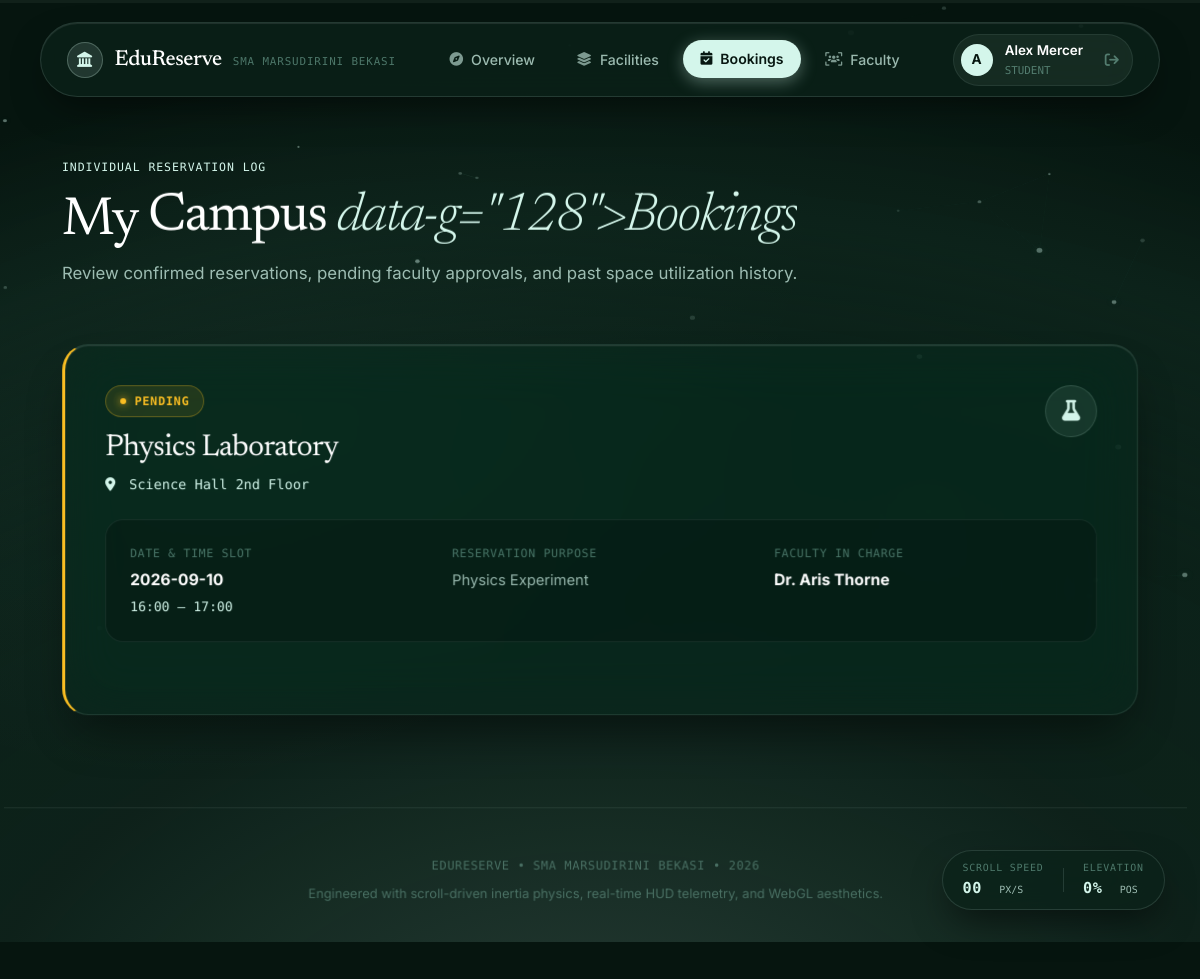
Screenshot of /my-bookings (signed in) with the database file from the repository.
### tables this page shows
CREATE TABLE users (
        id INTEGER PRIMARY KEY AUTOINCREMENT,
        name TEXT NOT NULL,
        email TEXT UNIQUE NOT NULL,
        password_hash TEXT NOT NULL,
        role TEXT NOT NULL,
        student_id_number TEXT UNIQUE,
        grade_level TEXT,
        homeroom_teacher_id INTEGER,
        homeroom_classroom_id INTEGER,
        department TEXT,
        office_location TEXT,
        contact_phone TEXT,
        office_hours TEXT,
        assigned_homeroom_classroom_id INTEGER
    );

CREATE TABLE bookings (
        id INTEGER PRIMARY KEY AUTOINCREMENT,
        primary_student_id INTEGER NOT NULL,
        co_booker_ids TEXT,
        room_id INTEGER NOT NULL,
        booking_date TEXT NOT NULL,
        start_time TEXT NOT NULL,
        end_time TEXT NOT NULL,
        purpose TEXT NOT NULL,
        teacher_in_charge_id INTEGER NOT NULL,
        homeroom_teacher_id INTEGER NOT NULL,
        status TEXT NOT NULL DEFAULT 'PENDING',
        checked_in_at TEXT,
        checked_in_by_student_id INTEGER,
        checked_out_at TEXT,
        grace_period_extended INTEGER DEFAULT 0,
        prompt_sent_at TEXT,
        extension_status TEXT DEFAULT 'NONE',
        extension_minutes INTEGER DEFAULT 0,
        created_at TEXT NOT NULL,
        FOREIGN KEY (primary_student_id) REFERENCES users (id),
        FOREIGN KEY (room_id) REFERENCES rooms (id)
    );

CREATE TABLE rooms (
        id INTEGER PRIMARY KEY AUTOINCREMENT,
        name TEXT NOT NULL,
        category TEXT NOT NULL,
        capacity INTEGER NOT NULL,
        location TEXT NOT NULL,
        teacher_in_charge_id INTEGER NOT NULL,
        qr_pin TEXT NOT NULL DEFAULT '1234',
        requires_after_hours_only INTEGER NOT NULL DEFAULT 0,
        description TEXT,
        icon TEXT,
        extra_data TEXT
    );

### app.py (the view)
@app.route('/my-bookings')
def my_bookings():
    user = get_current_user()
    if not user or not user.is_student():
        return redirect(url_for('login'))
    user_bookings = BookingService.get_user_bookings(user.id)
    bookings_data = []
    for b in user_bookings:
        rm = RoomService.get_room_by_id(b.room_id)
        tic = AuthService.get_user_by_id(b.teacher_in_charge_id)
        bookings_data.append({'booking': b, 'room': rm, 'tic': tic})
    return render_template('my_bookings.html', active_page='my_bookings', bookings=bookings_data)

### app.py (called while the page is built)
def get_current_user():
    user_id = session.get('user_id')
    if not user_id:
        return None
    return AuthService.get_user_by_id(user_id)

@app.context_processor
def inject_user():
    return dict(current_user=get_current_user())

### database.py (called while the page is built)
def get_db():
    conn = sqlite3.connect(Config.DATABASE_PATH)
    conn.row_factory = sqlite3.Row
    conn.execute("PRAGMA journal_mode=WAL;")
    return conn

### models/booking.py (called while the page is built)
    def is_authorized_student(self, student_id, student_number=None):
        if str(self.primary_student_id) == str(student_id):
            return True
        if student_number and student_number in self.co_booker_ids:
            return True
        if str(student_id) in [str(x) for x in self.co_booker_ids]:
            return True
        return False

### models/user.py (called while the page is built)
    def is_student(self):
        return self.role == 'student'

    def is_teacher(self):
        return self.role == 'teacher'

### services/auth_service.py (called while the page is built)
    @staticmethod
    def get_user_by_id(user_id):
        conn = get_db()
        cursor = conn.cursor()
        cursor.execute("SELECT * FROM users WHERE id = ?", (user_id,))
        row = cursor.fetchone()
        conn.close()
        if not row:
            return None
        return AuthService._instantiate_user(row)

### services/booking_service.py (called while the page is built)
    @staticmethod
    def _instantiate_booking(row):
        return Booking(
            id=row['id'], primary_student_id=row['primary_student_id'],
            co_booker_ids=row['co_booker_ids'], room_id=row['room_id'],
            booking_date=row['booking_date'], start_time=row['start_time'], end_time=row['end_time'],
            purpose=row['purpose'], teacher_in_charge_id=row['teacher_in_charge_id'],
            homeroom_teacher_id=row['homeroom_teacher_id'], status=row['status'],
            checked_in_at=row['checked_in_at'], checked_in_by_student_id=row['checked_in_by_student_id'],
            checked_out_at=row['checked_out_at'], grace_period_extended=bool(row['grace_period_extended']),
            prompt_sent_at=row['prompt_sent_at'], extension_status=row['extension_status'],
            extension_minutes=row['extension_minutes'], created_at=row['created_at']
        )

### services/room_service.py (called while the page is built)
    @staticmethod
    def get_room_by_id(room_id):
        conn = get_db()
        cursor = conn.cursor()
        cursor.execute("SELECT * FROM rooms WHERE id = ?", (room_id,))
        row = cursor.fetchone()
        conn.close()
        if not row:
            return None
        return RoomService._instantiate_room(row)

### templates/my_bookings.html (shortened to what this page needs)
{% extends 'base.html' %}
{% block content %}
<div class="spacious-hero">
    <div>
        <span class="mono-tag" style="margin-bottom: 0.6rem;">
            INDIVIDUAL RESERVATION LOG
        </span>
        <h1 class="spacious-hero-title">
            My Campus <em>Bookings</em>
        </h1>
        <p style="color: var(--text-secondary); font-size: 1.05rem; margin-top: 0.5rem;">
            Review confirmed reservations, pending faculty approvals, and past space utilization history.
        </p>
    </div>
</div>
{% if bookings %}
<div style="display: flex; flex-direction: column; gap: 2rem;">
    {% for item in bookings %}
    <div class="card" style="border-left: 3px solid {% if item.booking.status == 'APPROVED' %}var(--status-approved){% elif item.booking.status == 'CHECKED_IN' %}var(--status-checkedin){% elif item.booking.status == 'PENDING' %}var(--status-pending){% else %}var(--status-expired){% endif %}; padding: 2.5rem;">
        <div class="card-header">
            <div>
                <span class="badge badge-{{ item.booking.status.lower() }}">{{ item.booking.status }}</span>
                <h2 style="margin-top: 0.75rem; font-size: 1.9rem; color: #ffffff;">{{ item.room.name }}</h2>
                <p class="mono" style="font-size: 0.85rem; color: var(--accent-mint); margin-top: 0.35rem;">
                    <i class="fas fa-location-dot" style="margin-right: 0.35rem;"></i> {{ item.room.location }}
                </p>
            </div>
            <div class="card-icon">
                <i class="fas fa-{{ item.room.icon }}"></i>
            </div>
        </div>
        <div style="display: grid; grid-template-columns: repeat(auto-fit, minmax(220px, 1fr)); gap: 1.5rem; margin: 1.5rem 0 2rem; background: rgba(8, 24, 18, 0.45); border: 1px solid var(--border-subtle); padding: 1.5rem; border-radius: var(--radius-md);">
            <div>
                <span class="mono" style="color: var(--text-muted); font-size: 0.72rem; letter-spacing: 0.06em; display: block; margin-bottom: 0.3rem;">DATE & TIME SLOT</span>
                <strong style="color: #ffffff; font-size: 0.98rem;">{{ item.booking.booking_date }}</strong>
                <div class="mono" style="font-size: 0.82rem; color: var(--accent-mint); margin-top: 0.2rem;">
                    {{ item.booking.start_time }} — {{ item.booking.end_time }}
                </div>
            </div>
            <div>
                <span class="mono" style="color: var(--text-muted); font-size: 0.72rem; letter-spacing: 0.06em; display: block; margin-bottom: 0.3rem;">RESERVATION PURPOSE</span>
                <span style="color: var(--text-secondary); font-size: 0.92rem;">{{ item.booking.purpose }}</span>
            </div>
            <div>
                <span class="mono" style="color: var(--text-muted); font-size: 0.72rem; letter-spacing: 0.06em; display: block; margin-bottom: 0.3rem;">FACULTY IN CHARGE</span>
                <strong style="color: #ffffff; font-size: 0.98rem;">{{ item.tic.name if item.tic else 'Teacher' }}</strong>
            </div>
        </div>
    </div>
    {% endfor %}
</div>
{% endif %}
{% endblock %}

### templates/base.html (shortened to what this page needs)
<!DOCTYPE html>
<html lang="en">
<head>
    <link rel="stylesheet" href="https://cdnjs.cloudflare.com/ajax/libs/font-awesome/6.4.0/css/all.min.css">
    <link rel="stylesheet" href="{{ url_for('static', filename='css/main.css') }}">
</head>
<body>
    <div id="bg-gradient" aria-hidden="true"></div>
    <canvas id="ambient-canvas" aria-hidden="true"></canvas>
    <div id="scroll-telemetry" class="scroll-hud" aria-label="Scroll Telemetry">
        <div class="hud-item">
            <span class="hud-label">SCROLL SPEED</span>
            <div class="hud-data-row">
                <span class="hud-val" id="hud-velocity">00</span>
                <span class="hud-unit">PX/S</span>
            </div>
        </div>
        <div class="hud-item">
            <span class="hud-label">ELEVATION</span>
            <div class="hud-data-row">
                <span class="hud-val" id="hud-progress">0%</span>
                <span class="hud-unit">POS</span>
            </div>
        </div>
    </div>
    <div class="navbar-wrapper" id="navbar-wrapper">
        <header class="navbar">
            <a href="{{ url_for('dashboard') }}" class="brand">
                <div class="brand-icon">
                    <i class="fas fa-landmark"></i>
                </div>
                <div>
                    <span class="brand-title">EduReserve</span>
                    <span class="brand-subtitle">SMA MARSUDIRINI BEKASI</span>
                </div>
            </a>
            {% if current_user %}
            <ul class="nav-links">
                <li>
                    <a href="{{ url_for('dashboard') }}" class="nav-link {% if active_page == 'dashboard' %}active{% endif %}">
                        <i class="fas fa-compass"></i> Overview
                    </a>
                </li>
                <li>
                    <a href="{{ url_for('rooms_catalog') }}" class="nav-link {% if active_page == 'rooms' %}active{% endif %}">
                        <i class="fas fa-layer-group"></i> Facilities
                    </a>
                </li>
                {% if current_user.is_student() %}
                <li>
                    <a href="{{ url_for('my_bookings') }}" class="nav-link {% if active_page == 'my_bookings' %}active{% endif %}">
                        <i class="fas fa-calendar-check"></i> Bookings
                    </a>
                </li>
                {% endif %}
                <li>
                    <a href="{{ url_for('teachers_directory') }}" class="nav-link {% if active_page == 'teachers' %}active{% endif %}">
                        <i class="fas fa-users-viewfinder"></i> Faculty
                    </a>
                </li>
            </ul>
            <div class="user-badge">
                <div class="user-avatar">
                    {{ current_user.name[0] }}
                </div>
                <div style="display:flex; flex-direction:column; align-items:flex-start; margin-right: 0.35rem;">
                    <span style="font-weight:600; font-size:0.84rem; color:#ffffff;">{{ current_user.name }}</span>
                    <span class="mono" style="font-size:0.68rem; color:var(--text-muted); text-transform:uppercase;">{{ current_user.role }}</span>
                </div>
                <a href="{{ url_for('logout') }}" style="color:var(--text-muted); margin-left:0.25rem; font-size:0.88rem; transition:color 0.2s;" onmouseover="this.style.color='#f87171'" onmouseout="this.style.color='var(--text-muted)'" title="Sign Out">
                    <i class="fas fa-arrow-right-from-bracket"></i>
                </a>
            </div>
            {% endif %}
        </header>
    </div>
    <main class="container">
        {% block content %}{% endblock %}
    </main>
    <footer>
        <div style="max-width: 800px; margin: 0 auto; display: flex; flex-direction: column; gap: 0.5rem; align-items: center;">
            <p class="mono" style="font-size: 0.76rem; color: var(--text-muted); letter-spacing: 0.05em;">
                EDURESERVE &bull; SMA MARSUDIRINI BEKASI &bull; 2026
            </p>
            <p style="font-size: 0.82rem; color: var(--text-muted);">
                Engineered with scroll-driven inertia physics, real-time HUD telemetry, and WebGL aesthetics.
            </p>
        </div>
    </footer>
</body>
</html>

### rows the page displays
users: name "A", name "Alex Mercer", role "STUDENT"
bookings: booking.status "PENDING", booking.booking_date "2026-09-10", booking.start_time "16:00", booking.end_time "17:00", booking.purpose "Physics Experiment"
rooms: room.name "Physics Laboratory", room.location "Science Hall 2nd Floor"
users: tic "Dr. Aris Thorne"
